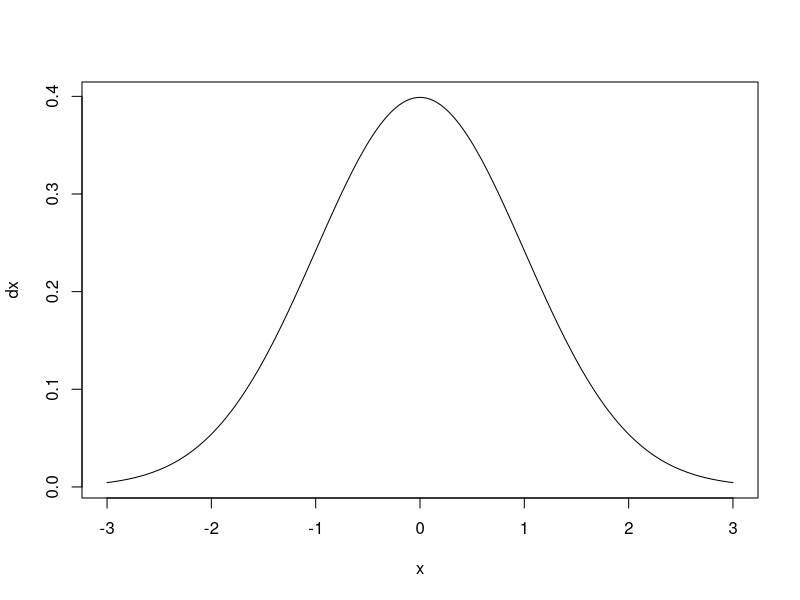
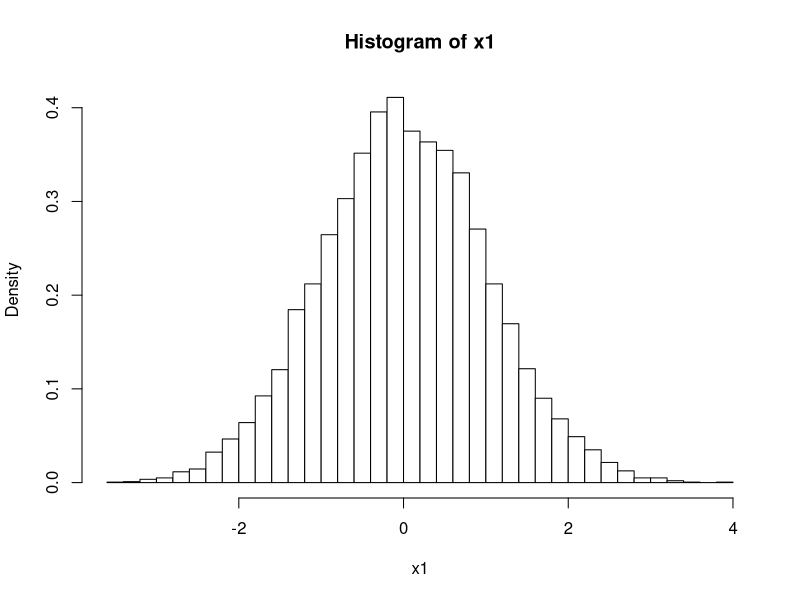
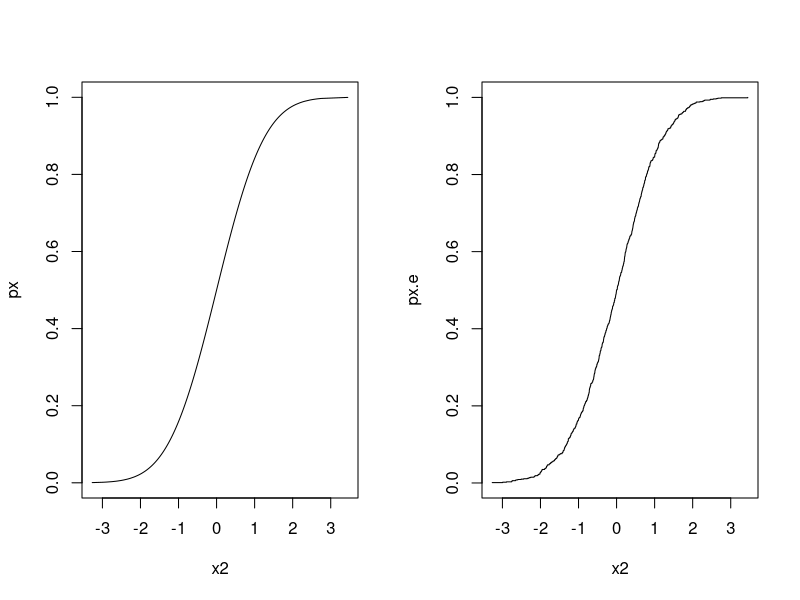
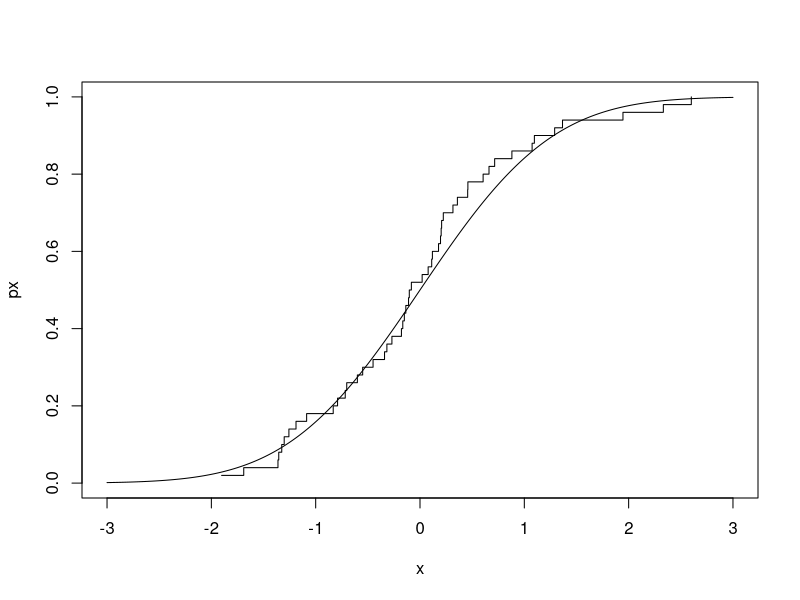
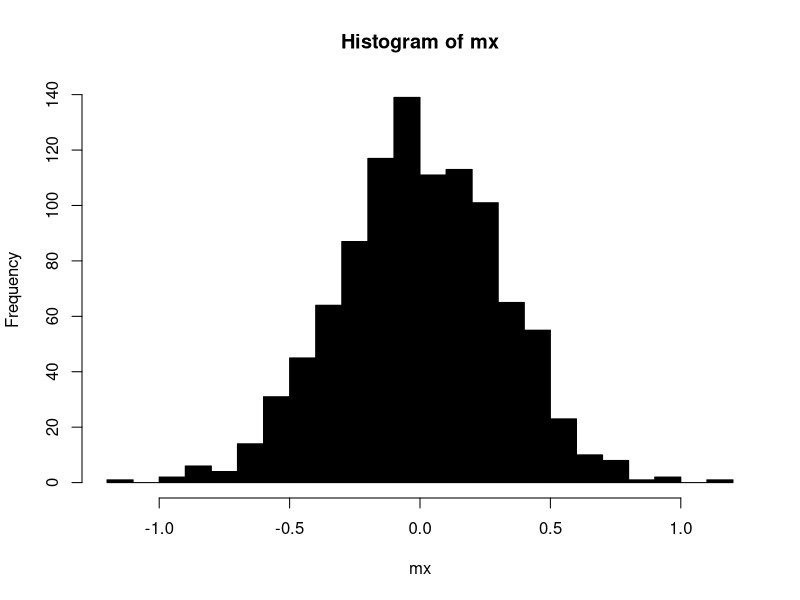
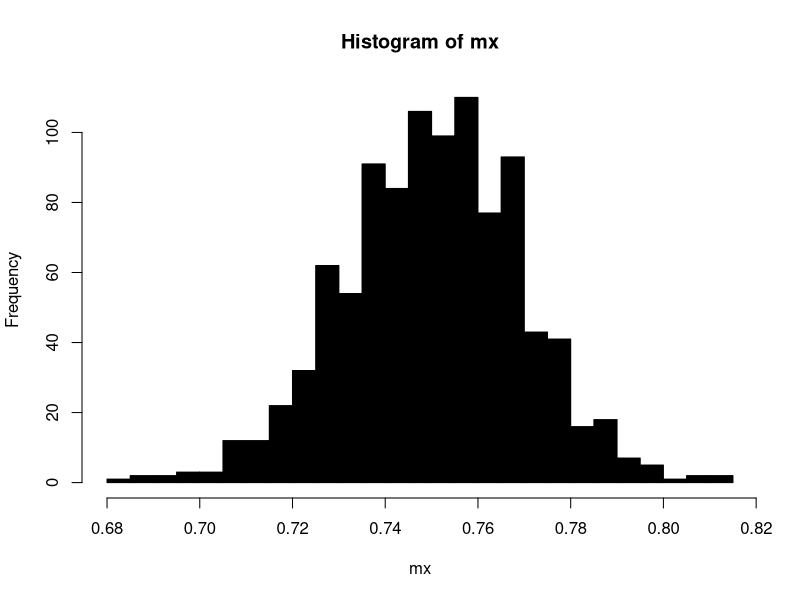
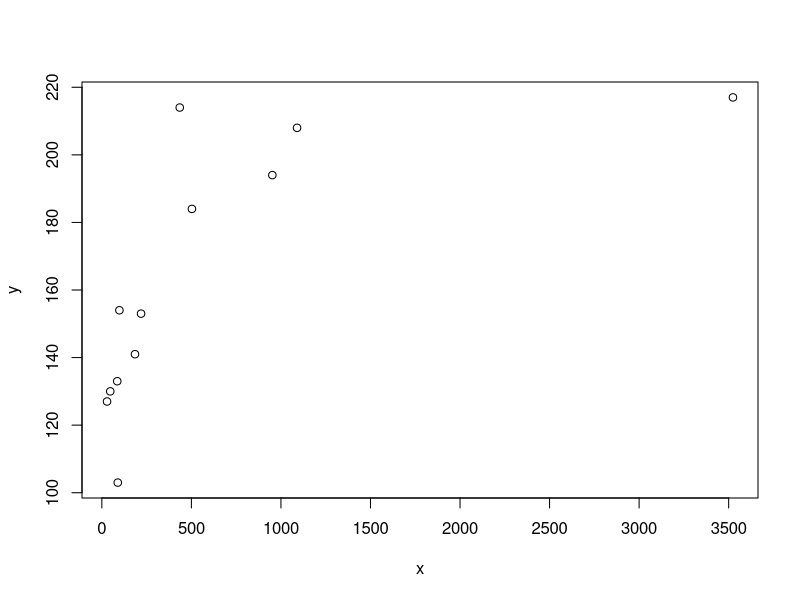
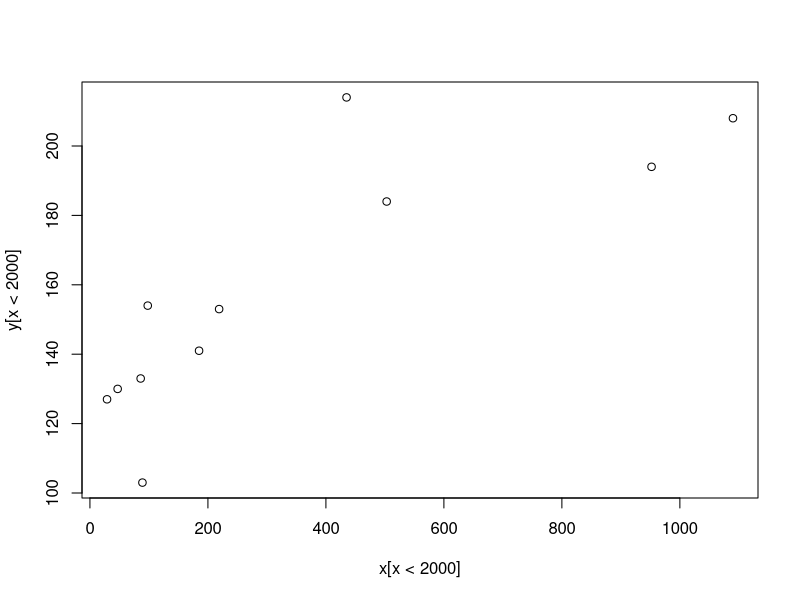

These charts were generated, in order, by the following R code:
#######################################################
#######################################################
## Basic Concept of bootstrap                        ##
## >eR-Biostat                                       ##
## 2017                                              ##
## Dinberu Seyoum and Ziv Shkedy and Martin Otava    ##
#######################################################

#######################################################
##### chapter 1: Measure of location      #############
#######################################################


### Empirical distribution   ###
par(mfrow=c(1,1))
x<-seq(from=-3,to=3,length=1000)
dx<-dnorm(x,0,1)
plot(x,dx,type="l")

x1<-rnorm(10000,0,1)
hist(x1,nclass=50,col=0,probability=T)

par(mfrow=c(1,2))
x2<-rnorm(1000,0,1)
x2<-sort(x2)
px<-pnorm(x2,0,1)
plot(x2,px,type="l")
n<-length(x2)
px.e<-c(1:length(x2))/n
plot(x2,px.e,type="s")

### Sample mean from normal   ###

par(mfrow=c(1,1))
x2<-rnorm(50,0,1)
x2<-sort(x2)
x<-seq(from=-3,to=3,length=1000)
px<-pnorm(x,0,1)
plot(x,px,type="l")
n<-length(x2)
px.e<-c(1:length(x2))/n
lines(x2,px.e,type="s")

### 1000 samples of size 10 from N(0,1) ##

nsim<-1000
mx<-c(1:nsim)
for(i in 1:nsim){
x<-rnorm(10,0,1)
mx[i]<-mean(x)
}
hist(mx,nclass=20,col=1)

### 1000 samples of size 500 from B(1,0.75) ##


nsim<-1000
mx<-c(1:nsim)
for(i in 1:nsim){
x<-rbinom(500,1,0.75)
mx[i]<-mean(x)
}

hist(mx,nclass=20,col=1)

#######################################################
## Bootstrap estimate for standard error of          ##  
## the sample mean                                   ##
#######################################################

x <- c(11.201, 10.035, 11.118, 9.055, 9.434, 9.663, 10.403, 11.662, 9.285,8.84)
mean(x)
var(x)

###  Non parametric Bootstrap with B=1000     ###
set.seed(1234)
n<-length(x)
B<-1000
mx<-c(1:B)
for(i in 1:B){
cat(i)
boot.i<-sample(x,n,replace=T)
mx[i]<-mean(boot.i)
}
var(mx)

###  Parametric Bootstrap with B=1000        ###

set.seed(1234)
B<-1000
MLx<-mean(x)
Varx<-var(x)
mx<-c(1:B)
for(i in 1:B){
cat(i)
boot.i<-rnorm(n, MLx, sqrt(Varx))
mx[i]<-mean(boot.i)
}
var(mx)

#######################################################
## Bootstrap for the correlation                     ##
#######################################################

x <- c(29, 435, 86, 1090, 219, 503, 47, 3524, 185, 98, 952, 89)
y <- c(127, 214, 133, 208, 153, 184, 130, 217, 141, 154, 194, 103)

cor(x, y)
plot(y~x)

### correlation for given x and y data             ##

cor(x[x < 2000], y[x < 2000])
plot(x[x < 2000], y[x < 2000])


x<-c(29,435,86,1090,219,503,47,3524,185,98,952,89)
y<-c(127,214,133,208,153,184,130,217,141,154,194,103)
cbind(x,y)
plot(x,y)
cor.obs<-cor(x,y)
n<-length(x)
index<-c(1:n)
B<-1000
obs.8<-cor.xy<-c(1:B)
for(i in 1:B){
cat(i)
boot.i<-sample(index,n,replace=T)
obs.8[i]<-sum(boot.i==8)
x.b<-x[boot.i]
y.b<-y[boot.i]
cor.xy[i]<-cor(x.b,y.b)
}

plot(obs.8)
plot(obs.8,cor.xy)
boxplot(split(cor.xy,obs.8))

hist(cor.xy,probability=T,col=0,nclass=30)
lines(c(cor.obs,cor.obs),c(0,10),lwd=3)

#######################################################
## Estimating bais with Bootstrap                    ##
#######################################################

#######################################################
## The patch data                                    ##
#######################################################

control <- c(9243, 9671, 11792, 13357, 9055, 6290, 12412, 18806)
oldpatch <- c(17649 , 12013 , 19979 , 21816 , 13850 , 9806 , 17208 , 29044 )
newpatch <- c(16449, 14614, 17274, 23798, 12560, 10157, 16570, 26325)

y <- newpatch-oldpatch
z <- oldpatch-control

mean(y)
mean(z)
theta.obs <- mean(y)/mean(z)
theta.obs

##### Bootstrap replicates                        ####

n<-length(z)
B<-1000
index<-c(1:n)
theta.boot<-c(1:B)
for(i in 1:B)
{	
cat(i)
i.boot<-sample(index, size=n, replace=T)
y.boot<-y[i.boot]
z.boot<-z[i.boot]
theta.boot[i]<-mean(y.boot)/mean(z.boot)
}	
	
hist(theta.boot,col=0,nclass=30,probability=T)
lines(c(theta.obs,theta.obs),c(0,5),lwd=2,col=6)
m.boot <- mean(theta.boot)
b.boot <- m.boot - theta.obs
b.boot

################# Quantiles
quantile(theta.boot, probs = c(0.025, 0.975))

